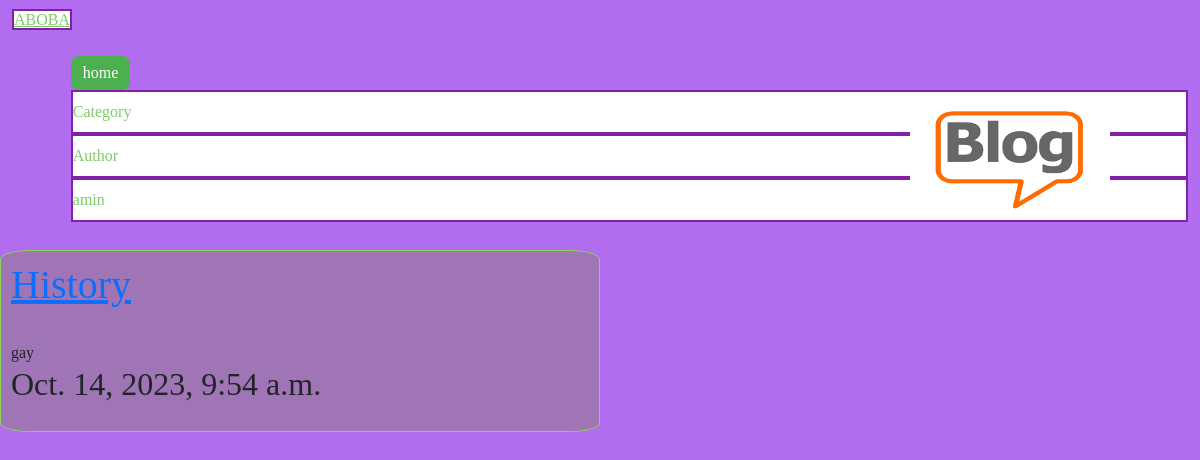
/?category=gay, run on an earlier commit of the app's database.
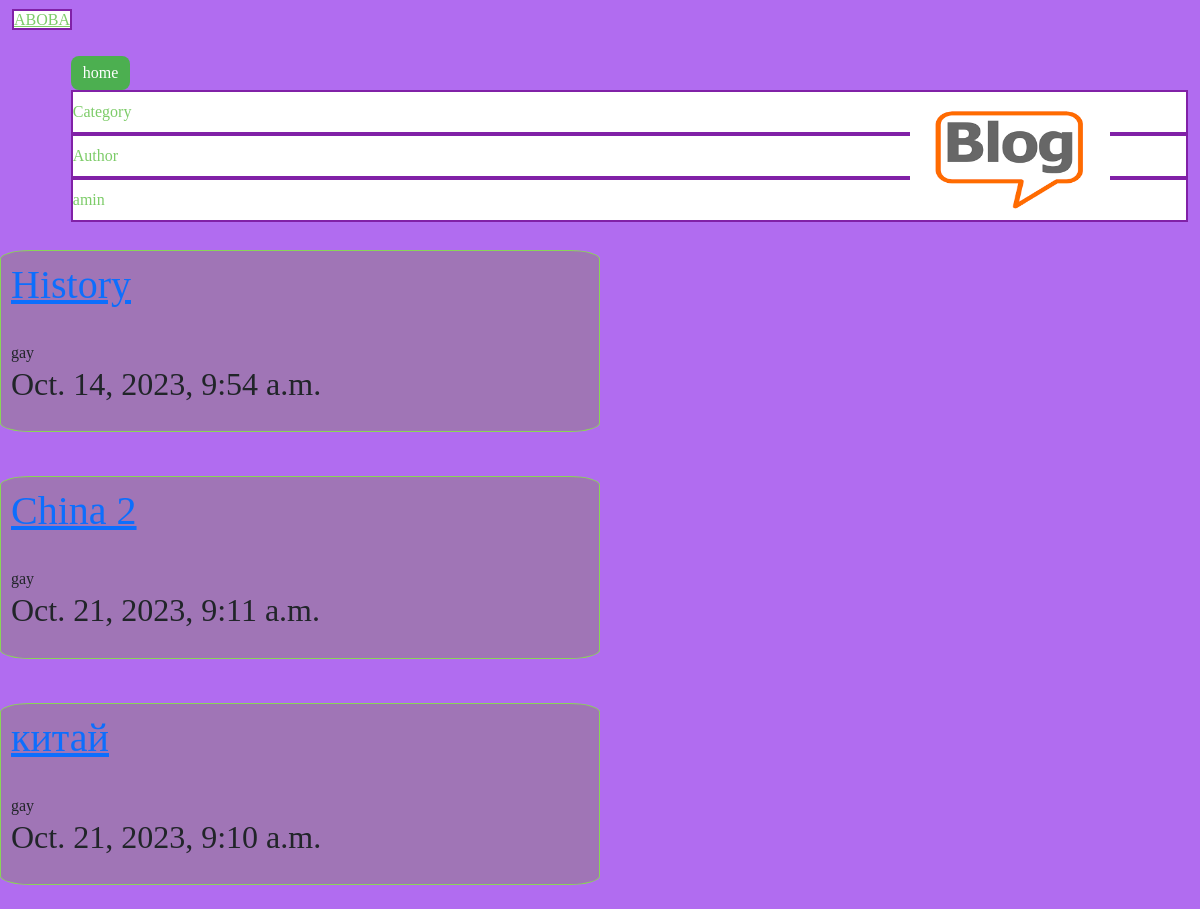
And on a later commit of the database.
### blogapp/models.py (models this page shows)
class Post(models.Model):
    post_header = models.CharField(max_length=50)
    post_text = models.TextField(max_length=500)
    author = models.CharField(max_length=12)
    datetime = models.DateTimeField()
    category =  models.ForeignKey(Category, on_delete=models.SET_DEFAULT, default='no category')
    image = models.ImageField(upload_to="images/", default=None, null=True)
    def get_absolute_url(self):
        return reverse("post-details", args=[str(self.id)])

class Category(models.Model):
    canegory_name = models.TextField(max_length=25)

### blogapp/views.py (the view)
# urls.py: path('', view=views.index, name="home"),
def index(req):
    post_list = Post.objects.all()
    if req.GET.get("author", False):
        author = req.GET.get("author", False)
        post_list = Post.objects.filter(author__exact=author)
    if req.GET.get("category", False):
        category = req.GET.get("category", False)
        post_list = Post.objects.filter(category__canegory_name=category)
    return render(req, "blogapp/index.html", context={"posts": post_list})

### templates/blogapp/index.html
{% extends "layout.html" %}
{% block content %}
{% load static %}
<img class="logo" src="{% static 'images/logo.png' %}" alt="not found">
{% for p in posts %}
    <div class="blog_post">
        <h1><a href="{{p.get_absolute_url}}">{{p.post_header}} </a></h1>
        <br>
        {{p.category.canegory_name}}
        <br>
        <h2 class="date">{{p.datetime}}<h2>
    </div>
    <br>
{% endfor %}
{% endblock content %}

What changed in the data, as far as the page shows it:
added Post: post_header "China 2", category.canegory_name "gay", datetime "Oct. 21, 2023, 9:11 a.m."
added Post: post_header "китай", category.canegory_name "gay", datetime "Oct. 21, 2023, 9:10 a.m."
